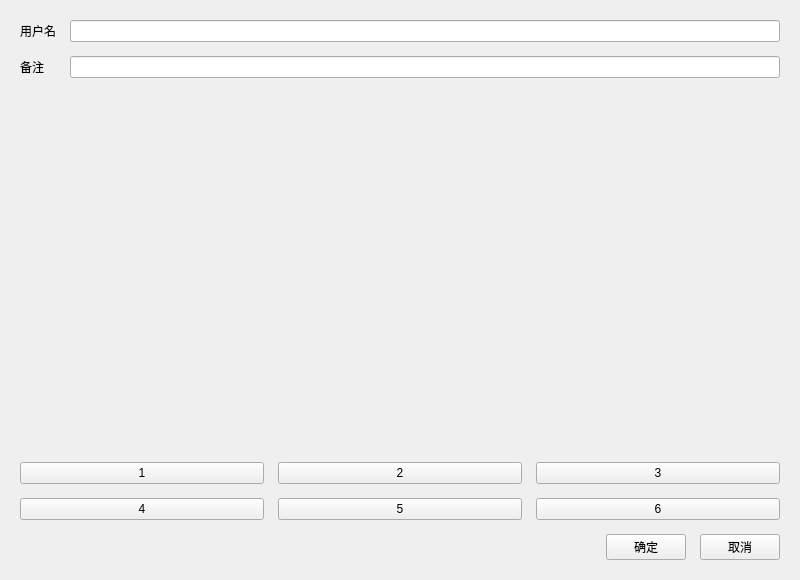
<?xml version="1.0" encoding="UTF-8"?>
<ui version="4.0">
 <class>MainWindow</class>
 <widget class="QMainWindow" name="MainWindow">
  <property name="geometry">
   <rect>
    <x>0</x>
    <y>0</y>
    <width>800</width>
    <height>580</height>
   </rect>
  </property>
  <property name="windowTitle">
   <string>40 水平 垂直 网格与表单布局</string>
  </property>
  <widget class="QWidget" name="centralwidget">
   <layout class="QVBoxLayout" name="verticalLayout">
    <item>
     <layout class="QFormLayout" name="formLayout">
      <item row="0" column="0">
       <widget class="QLabel" name="nameEditLabel">
        <property name="text">
         <string>用户名</string>
        </property>
       </widget>
      </item>
      <item row="0" column="1">
       <widget class="QLineEdit" name="nameEdit" />
      </item>
      <item row="1" column="0">
       <widget class="QLabel" name="noteEditLabel">
        <property name="text">
         <string>备注</string>
        </property>
       </widget>
      </item>
      <item row="1" column="1">
       <widget class="QLineEdit" name="noteEdit" />
      </item>
     </layout>
    </item>
    <item>
     <layout class="QGridLayout" name="gridLayout">
      <item row="0" column="0">
       <widget class="QPushButton" name="number1">
        <property name="text">
         <string>1</string>
        </property>
       </widget>
      </item>
      <item row="0" column="1">
       <widget class="QPushButton" name="number2">
        <property name="text">
         <string>2</string>
        </property>
       </widget>
      </item>
      <item row="0" column="2">
       <widget class="QPushButton" name="number3">
        <property name="text">
         <string>3</string>
        </property>
       </widget>
      </item>
      <item row="1" column="0">
       <widget class="QPushButton" name="number4">
        <property name="text">
         <string>4</string>
        </property>
       </widget>
      </item>
      <item row="1" column="1">
       <widget class="QPushButton" name="number5">
        <property name="text">
         <string>5</string>
        </property>
       </widget>
      </item>
      <item row="1" column="2">
       <widget class="QPushButton" name="number6">
        <property name="text">
         <string>6</string>
        </property>
       </widget>
      </item>
     </layout>
    </item>
    <item>
     <layout class="QHBoxLayout" name="buttonLayout">
      <item>
       <spacer name="horizontalSpacer">
        <property name="orientation">
         <enum>Qt::Horizontal</enum>
        </property>
        <property name="sizeHint" stdset="0">
         <size>
          <width>40</width>
          <height>20</height>
         </size>
        </property>
       </spacer>
      </item>
      <item>
       <widget class="QPushButton" name="okButton">
        <property name="text">
         <string>确定</string>
        </property>
       </widget>
      </item>
      <item>
       <widget class="QPushButton" name="cancelButton">
        <property name="text">
         <string>取消</string>
        </property>
       </widget>
      </item>
     </layout>
    </item>
    <property name="leftMargin">
     <number>20</number>
    </property>
    <property name="topMargin">
     <number>20</number>
    </property>
    <property name="rightMargin">
     <number>20</number>
    </property>
    <property name="bottomMargin">
     <number>20</number>
    </property>
    <property name="spacing">
     <number>14</number>
    </property>
   </layout>
  </widget>
 </widget>
 <resources />
 <connections />
</ui>
